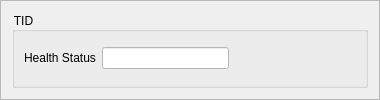
              <widget class="QFrame" name="frame_18">
               <property name="minimumSize">
                <size>
                 <width>380</width>
                 <height>0</height>
                </size>
               </property>
               <property name="frameShape">
                <enum>QFrame::StyledPanel</enum>
               </property>
               <property name="frameShadow">
                <enum>QFrame::Raised</enum>
               </property>
               <layout class="QGridLayout" name="gridLayout_37">
                <item row="0" column="0">
                 <widget class="QGroupBox" name="CSC_gb_18">
                  <property name="minimumSize">
                   <size>
                    <width>350</width>
                    <height>0</height>
                   </size>
                  </property>
                  <property name="font">
                   <font>
                    <italic>false</italic>
                    <underline>false</underline>
                   </font>
                  </property>
                  <property name="autoFillBackground">
                   <bool>false</bool>
                  </property>
                  <property name="styleSheet">
                   <string notr="true">color: rgb(0, 0, 0);</string>
                  </property>
                  <property name="title">
                   <string>TID</string>
                  </property>
                  <property name="flat">
                   <bool>false</bool>
                  </property>
                  <property name="checkable">
                   <bool>false</bool>
                  </property>
                  <layout class="QGridLayout" name="gridLayout_38">
                   <item row="0" column="0">
                    <layout class="QHBoxLayout" name="horizontalLayout_52">
                     <item>
                      <widget class="QLabel" name="label_75">
                       <property name="text">
                        <string>Health Status</string>
                       </property>
                      </widget>
                     </item>
                     <item>
                      <widget class="QLineEdit" name="CSTID_H_LE">
                       <property name="styleSheet">
                        <string notr="true">background-color: rgb(255, 255, 255);</string>
                       </property>
                      </widget>
                     </item>
                     <item>
                      <spacer name="horizontalSpacer_25">
                       <property name="orientation">
                        <enum>Qt::Horizontal</enum>
                       </property>
                       <property name="sizeHint" stdset="0">
                        <size>
                         <width>108</width>
                         <height>20</height>
                        </size>
                       </property>
                      </spacer>
                     </item>
                    </layout>
                   </item>
                  </layout>
                 </widget>
                </item>
               </layout>
              </widget>
